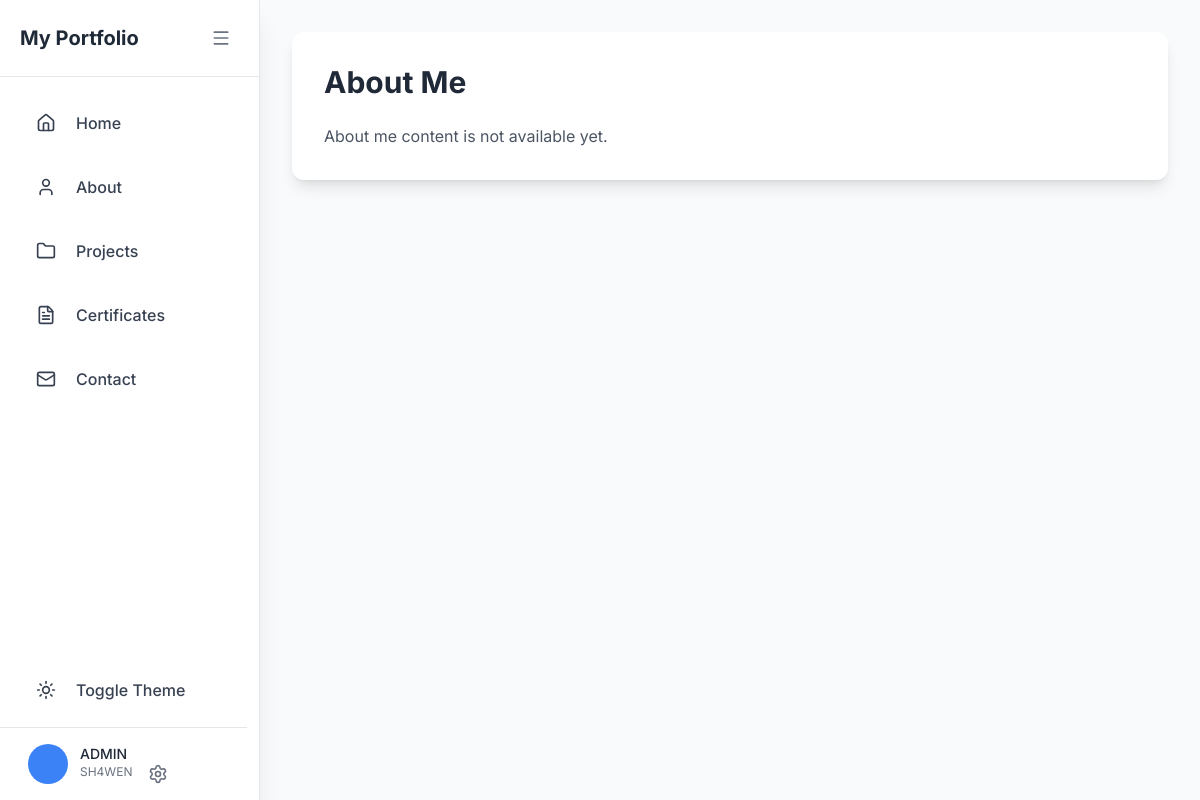
Page /about/ on the earlier database version.
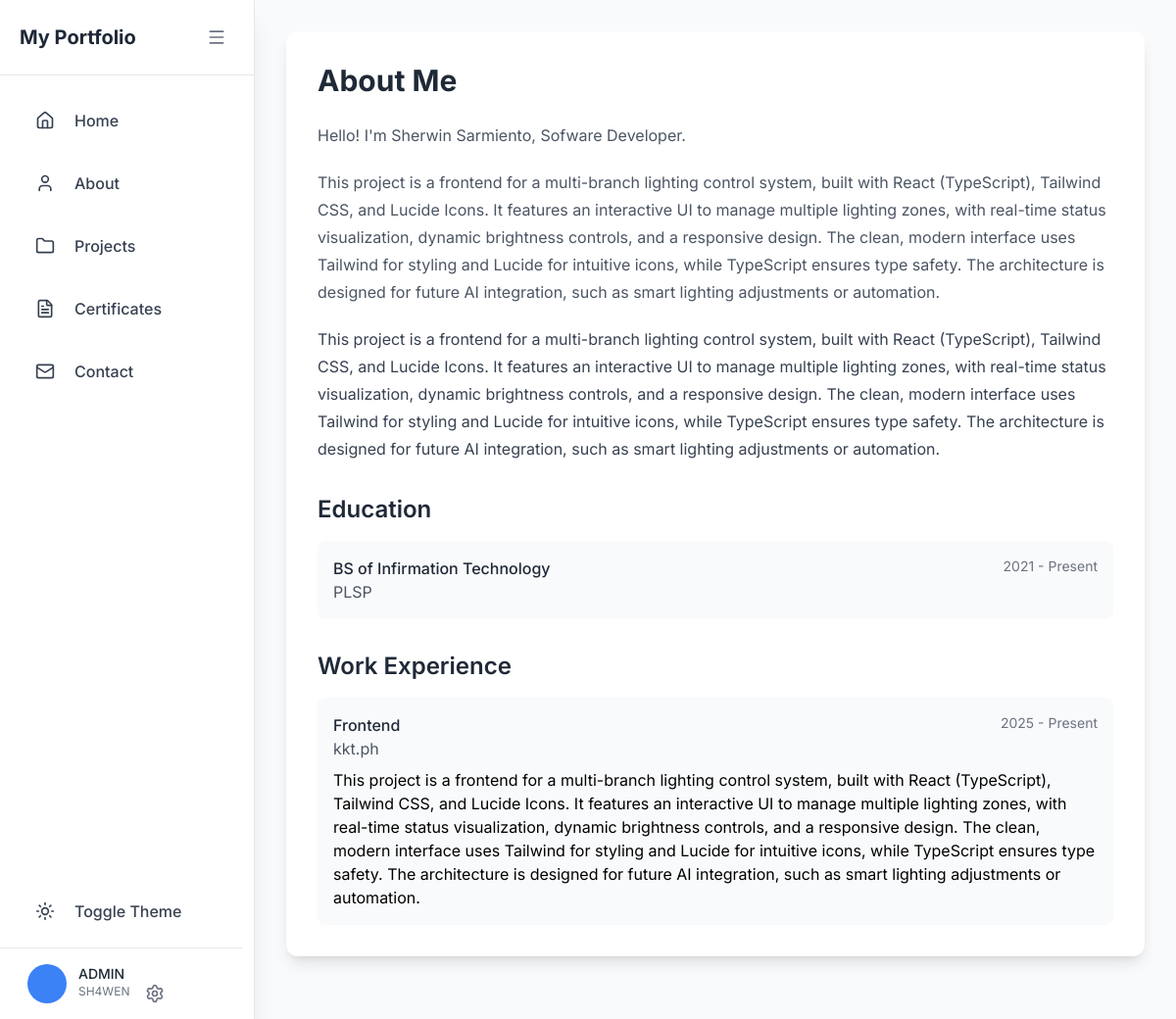
Same page on the later database version.
### main/models.py (models this page shows, shortened)
class About(models.Model):
    name = models.CharField(max_length=100)
    title = models.CharField(max_length=100)
    introduction = models.TextField()
    hobbies_interests = models.TextField()
    updated_at = models.DateTimeField(auto_now=True)
    class Meta:
        verbose_name_plural = "About Me Content"

class Education(models.Model):
    EDUCATION_LEVEL_CHOICES = [
        ('high_school', 'High School'),
        ('senior_high', 'Senior High School'),
        ('college', 'College/University'),
        ('postgrad', 'Postgraduate'),
        ('certification', 'Certification'),
        ('other', 'Other'),
    ]
    about = models.ForeignKey(About, related_name='educations', on_delete=models.CASCADE)
    level = models.CharField(max_length=20, choices=EDUCATION_LEVEL_CHOICES)
    degree = models.CharField(max_length=200)
    institution = models.CharField(max_length=200)
    start_year = models.PositiveIntegerField()
    end_year = models.PositiveIntegerField(null=True, blank=True)
    currently_attending = models.BooleanField(default=False)
    description = models.TextField(blank=True)
    order = models.PositiveIntegerField(default=0)
    class Meta:
        ordering = ['order']
        verbose_name_plural = "Education"

class WorkExperience(models.Model):
    about = models.ForeignKey(About, related_name='work_experiences', on_delete=models.CASCADE)
    position = models.CharField(max_length=200)
    company = models.CharField(max_length=200)
    start_date = models.DateField()
    end_date = models.DateField(null=True, blank=True)
    currently_working = models.BooleanField(default=False)
    description = models.TextField()
    order = models.PositiveIntegerField(default=0)
    class Meta:
        ordering = ['order']
        verbose_name_plural = "Work Experiences"

### main/views.py (the view)
# urls.py: path('about/', views.about, name='about'),
def about(request):
    try:
        about_content = About.objects.prefetch_related('educations', 'work_experiences').first()
    except About.DoesNotExist:
        about_content = None
    context = {
        'about': about_content
    }
    return render(request, 'main/about.html', context)

### main/templates/main/about.html (shortened to what this page needs)
{% extends "main/base.html" %} {% block content %}
<div class="max-w-7xl mx-auto">
  <div
    class="bg-white dark:bg-gray-800 rounded-xl shadow-lg overflow-hidden p-8 mb-8"
  >
    <h1
      class="text-3xl font-bold text-gray-800 dark:text-white mb-6 animate-fade-in-up"
      style="animation-delay: 0.1s"
    >
      About Me
    </h1>
    {% if about %}
    <div class="prose dark:prose-invert max-w-none mb-8">
      <p
        class="text-gray-600 dark:text-gray-300 mb-4 animate-fade-in-up"
        style="animation-delay: 0.2s"
      >
        Hello! I'm {{ about.name }}, {{ about.title }}.
      </p>
      <div
        class="text-gray-600 dark:text-gray-300 mb-4 animate-fade-in-up"
        style="animation-delay: 0.3s"
      >
        {{ about.introduction|linebreaks }}
      </div>
      <p
        class="text-gray-600 dark:text-gray-300 animate-fade-in-up"
        style="animation-delay: 0.4s"
      >
        {{ about.hobbies_interests|linebreaks }}
      </p>
    </div>
    <h2
      class="text-2xl font-semibold text-gray-800 dark:text-white mb-4 animate-fade-in-up"
      style="animation-delay: 0.5s"
    >
      Education
    </h2>
    <div class="space-y-4 mb-8">
      {% for education in about.educations.all %}
      <div
        class="bg-gray-50 dark:bg-gray-700 p-4 rounded-lg animate-fade-in-up"
        style="animation-delay: 0.6s"
      >
        <div class="flex justify-between items-start">
          <div>
            <h3 class="font-medium text-gray-800 dark:text-white">
              {{ education.degree }}
            </h3>
            <p class="text-gray-600 dark:text-gray-400">
              {{ education.institution }}
            </p>
          </div>
          <span class="text-sm text-gray-500 dark:text-gray-400">
            {{ education.start_year }} {% if education.currently_attending %} -
            Present {% elif education.end_year %} - {{ education.end_year }}
            {% endif %}
          </span>
        </div>
      </div>
      {% endfor %}
    </div>
    <h2
      class="text-2xl font-semibold text-gray-800 dark:text-white mb-4 animate-fade-in-up"
      style="animation-delay: 0.7s"
    >
      Work Experience
    </h2>
    <div class="space-y-4">
      {% if about.work_experiences.all %}
      {% for work in about.work_experiences.all %}
      <div
        class="bg-gray-50 dark:bg-gray-700 p-4 rounded-lg animate-fade-in-up"
        style="animation-delay: 0.6s"
      >
        <div class="flex justify-between items-start">
          <div>
            <h3 class="font-medium text-gray-800 dark:text-white">
              {{ work.position }}
            </h3>
            <p class="text-gray-600 dark:text-gray-400">{{ work.company }}</p>
          </div>
          <span class="text-sm text-gray-500 dark:text-gray-400">
            {{ work.start_date|date:"Y" }} {% if work.currently_working %} -
            Present {% elif work.end_date %} - {{ work.end_date|date:"Y" }}
            {% endif %}
          </span>
        </div>
        <p class="text-gray-600 dark:text-gray-300 mt-2">
          {{ work.description|linebreaks }}
        </p>
      </div>
      {% endfor %} {% endif %}
    </div>
    {% else %}
    <div
      class="text-gray-600 dark:text-gray-300 animate-fade-in-up"
      style="animation-delay: 0.2s"
    >
      About me content is not available yet.
    </div>
    {% endif %}
  </div>
</div>
{% endblock %}

Differences in the rows shown:
added About: name "Sherwin Sarmiento", title "Sofware Developer", introduction "This project is a frontend for a multi-branch lighting control system, built with React (TypeScript), Tailwind CSS, and Lucide Icons. It features an interactive UI to manage multiple lighting zones, with real-time status visualization, dynamic brightness controls, and a responsive design. The clean, modern interface uses Tailwind for styling and Lucide for intuitive icons, while TypeScript ensures type safety. The architecture is designed for future AI integration, such as smart lighting adjustments or automation.", hobbies_interests "This project is a frontend for a multi-branch lighting control system, built with React (TypeScript), Tailwind CSS, and Lucide Icons. It features an interactive UI to manage multiple lighting zones, with real-time status visualization, dynamic brightness controls, and a responsive design. The clean, modern interface uses Tailwind for styling and Lucide for intuitive icons, while TypeScript ensures type safety. The architecture is designed for future AI integration, such as smart lighting adjustments or automation."
added Education: degree "BS of Infirmation Technology", institution "PLSP", start_year "2021", currently_attending "- Present"
added WorkExperience: position "Frontend", company "kkt.ph", start_date "2025", currently_working "- Present", description "This project is a frontend for a multi-branch lighting control system, built with React (TypeScript), Tailwind CSS, and Lucide Icons. It features an interactive UI to manage multiple lighting zones, with real-time status visualization, dynamic brightness controls, and a responsive design. The clean, modern interface uses Tailwind for styling and Lucide for intuitive icons, while TypeScript ensures type safety. The architecture is designed for future AI integration, such as smart lighting adjustments or automation."
Other differences:
text no longer shown: "About me content is not available yet."
text now shown: "Hello! I'm , . Education Work Experience"
